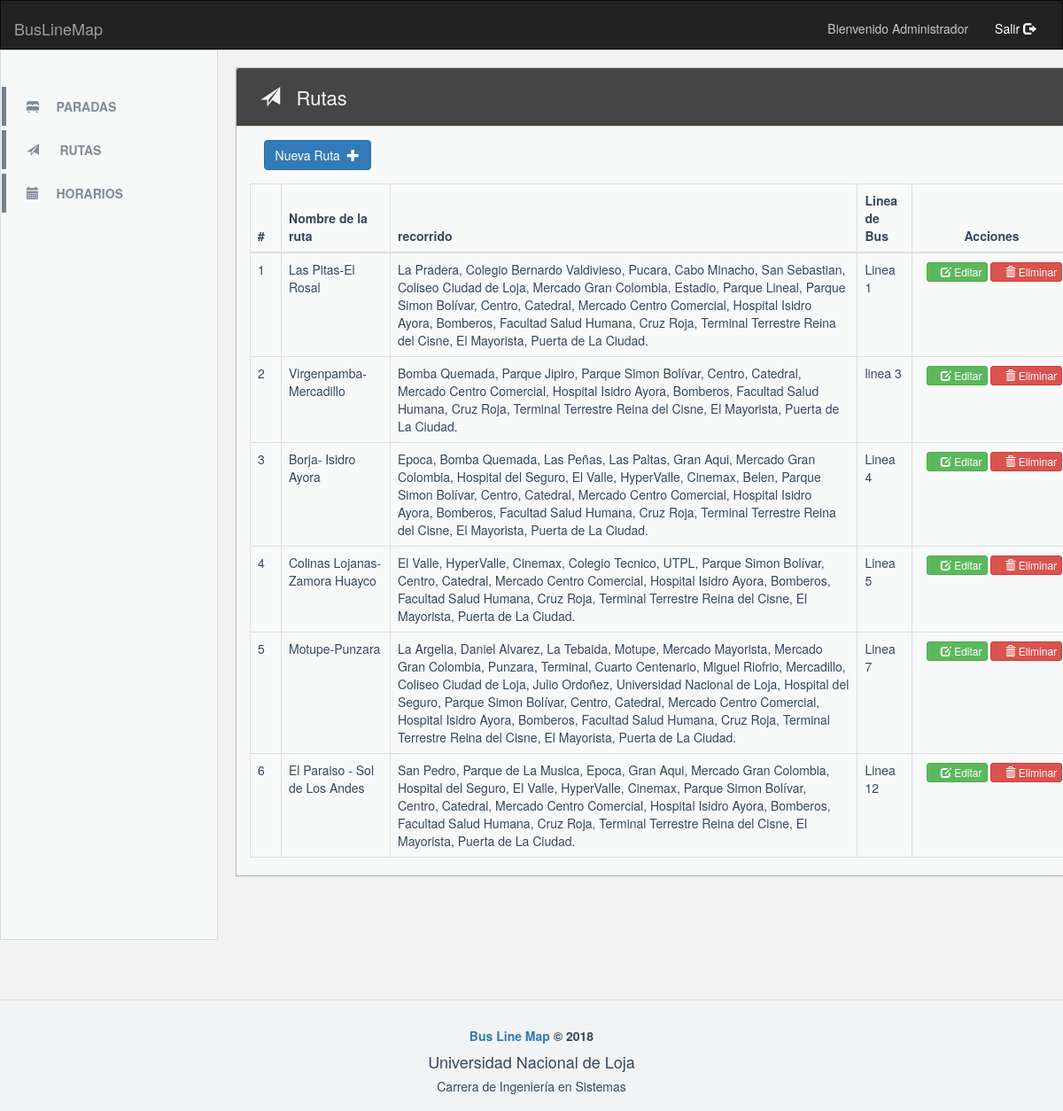
Screenshot of /administrador/verRutas.php (signed in) with the database file from the repository.
### tables this page shows
CREATE TABLE `rutas` (
  `id_ruta` int(11) NOT NULL,
  `nombreRuta` varchar(300) DEFAULT NULL,
  `incioRuta` varchar(245) DEFAULT NULL,
  `finRuta` varchar(245) DEFAULT NULL,
  `primerTurno` varchar(45) DEFAULT NULL,
  `ultimoTurno` varchar(45) DEFAULT NULL,
  `recorrido` varchar(1000) DEFAULT NULL,
  `id_lineasdeBuses` int(11) NOT NULL
);

CREATE TABLE `lineasdebuses` (
  `id_lineadeBuses` int(11) NOT NULL,
  `nombreLineaBus` varchar(400) NOT NULL,
  `denotacion` varchar(445) DEFAULT NULL,
  `descripcion` varchar(45) DEFAULT NULL,
  `numeroConsultas` int(100) NOT NULL
);

### administrador/verRutas.php (the view, shortened to what this page needs)
<?php
$path = $_SERVER['DOCUMENT_ROOT'];
require_once '' . $path . '/blimp/administrador/php/database/databaseConnect.php';
?>
<html>
    <head>
        <link rel="stylesheet" href="boostrap/css/bootstrap.min.css">
        <link rel="stylesheet" href="boostrap/css/stilos.css">
        <link rel="stylesheet" href="boostrap/css/bootstrap-responsive.min.css">
    </head>
    <body>
        <nav class="navbar navbar-inverse">
            <div class="container-fluid">
                <div class="navbar-header">
                    <a class="navbar-brand" href="home.php">BusLineMap</a>
                </div>
                <div class="collapse navbar-collapse" id="bs-example-navbar-collapse-1">
                    <nav class="nav navbar-nav navbar-right">
                        <p style="color: #C5C7CD;" class="navbar-text">Bienvenido Administrador</p>
                        <p style="color: white;" class="navbar-text">Salir  <a href="php/logout.php"><span style="color: white;" class="glyphicon glyphicon-log-out" aria-hidden="true"></span></a></p>
                    </nav>
                </div>
            </div>
        </nav>
        <nav class="mostrar" id="bs">
            <ul class="menu">
                <li ><b><a id="Paradas" href= "home.php"style="cursor: pointer;" ><span class="glyphicon glyphicon-bed"></span>&nbsp;&nbsp;&nbsp;&nbsp;&nbsp;Paradas </a></b></li>
                <li><b><a  href="verRutas.php" style="cursor: pointer;" id="rutas"> <span class="glyphicon glyphicon glyphicon-send"></span> &nbsp;&nbsp;&nbsp;&nbsp;&nbsp;Rutas</a></b></li>
                <li><b><a href="verhorarios.php"><span class="glyphicon glyphicon-calendar"></span>&nbsp;&nbsp;&nbsp;&nbsp;&nbsp;horarios </a></b></li>
            </ul>
        </nav>
        <div class="seccionRecargar" id="seccionRecargar" name="seccionRecargar">
            <div class="panel panel-success" style="background-color: #f8f9f9;">
                <div class="panel-heading" style=" background-color:  #454545 ; color: #f5f5f5;">
                    <h4 class="headingParadas">&nbsp;&nbsp;<span class="glyphicon glyphicon-send"></span>&nbsp;&nbsp;&nbsp;Rutas</h4>
                </div>
                <div class="panel-body">
                    &nbsp;&nbsp;&nbsp;&nbsp;<button type="button" class="btn btn-primary" data-toggle="modal" data-target="#myModalRutas"
                                                    onclick="nuevaRuta();">Nueva Ruta&nbsp;&nbsp;<span class="glyphicon glyphicon-plus"></span></button>
                </div>
                <div class="container-fluid">
                    <div class="table-responsive">
                        <table class="table table-bordered table-hover" >
                            <thead class="tablaParadas">
                                <tr>
                                    <th style="width: 35px;">#</th>
                                    <th>Nombre de la ruta</th>
                                    <th >recorrido</th>
                                    <th >Linea de Bus</th>
                                    <th style="width: 180px; text-align: center;">Acciones</th>
                                </tr>
                            </thead>
                            <tbody>
                            <form role="form" name="formListCbLanguage" method="post" action="verRutas.php">
                                <?php
                                try {
                                    $resultado = mysqli_query($con, "SELECT * FROM rutas LEFT JOIN lineasdebuses ON rutas.id_lineasdeBuses = lineasdebuses.id_lineadeBuses");
                                    while ($rutas = $resultado->fetch_array()) {
                                        echo"<tr>";
                                        echo "<td>" . $rutas['id_ruta'] . "</td>";
                                        echo "<td>" . $rutas['nombreRuta'] . "</td>";
                                        echo "<td>" . $rutas['recorrido'] . "</td>";
                                        echo "<td>" . $rutas['nombreLineaBus'] . "</td>";
                                        echo"<td>";
                                        echo " <a class='btn btn-success btn-xs' href='form_editRutas.php?id_ruta=" . $rutas["id_ruta"] . "' id='editarRutas.'" . $rutas["id_ruta"] . "''  name='" . $rutas["id_ruta"] . "' style='cursor: pointer;text-decoration:none;'
                                >&nbsp;&nbsp;&nbsp;<span class='glyphicon glyphicon-edit'></span>
                                Editar</a>";
                                        echo" <a class='btn btn-danger btn-xs' id='deleteRuta' href='form_deleteRuta.php?id_ruta=" . $rutas["id_ruta"] . "' name='" . $rutas["id_ruta"] . "' style='cursor: pointer;text-decoration:none;' title='Eliminar'
                                >&nbsp;&nbsp;&nbsp;<span class='glyphicon glyphicon-trash'></span>
                                Eliminar</a>";
                                        echo"</td>";
                                        echo"</tr> ";
                                    }
                                } catch (Exception $exception) {
                                    echo 'Error hacer la consulta: ' . $exception;
                                }
                                ?>
                            </form>
                            </tbody>
                        </table>
                    </div>
                </div>
            </div>
        </div>
        <br>
    </body>
    <?php include'' . $path . '/blimp/administrador/php/footer.php'; ?>

### administrador/boostrap/css/stilos.css (style rules this page uses)
body { background-color: #F2F2F2; margin: 0 auto 0px; border-radius: 1px; color: #5d6d7e ; }
.navbar-inverse { position: relative; border-radius: 0px; color:#F5E9DC; z-index: 29; padding-top: .4em; height: 4em; -webkit-box-shadow: 7px 1px 2px -4px rgba(107,107,107,1); -moz-box-shadow: 7px 1px 2px -4px rgba(107,107,107,1); box-shadow: 7px 1px 2px -4px rgba(107,107,107,1); }
.panel-success { background-color: #f8f9f9; border-color: #B2BABB ; border-radius: 0px; }
.headingParadas { font-size: 22; }
.table-bordered { font-size: 14px; color:#34495E; }
.menu { position: absolute; display: inline-block; list-style: none; line-height: 44px; padding-left: 1px; padding-top: 2.9em; margin: -19px auto ; width: 17.4em; margin-left: 1px; height: 80%; background-color: #f7f9f9 ; z-index: 30; outline: 1px solid #d7dbdd ; }
.menu a { display: block; color: #808b96 ; text-decoration:none; text-transform: uppercase; --webkit-transition: all .2s; -o-transition: all .2s; transition: all .2s; width: 100%; }
.menu li { box-shadow: 5px 0 rgba( 86, 101, 115,.8)inset; margin-bottom: 5px; padding-left: 2em; --webkit-transition: all .2s; -o-transition: all .2s; transition: all .2s; }
.seccionRecargar { position: relative; background-color: #F2F2F2; width: 80%; margin-left:19em; }

### rows the page displays
rutas: id_ruta "1", nombreRuta "Las Pitas-El Rosal", recorrido "La Pradera, Colegio Bernardo Valdivieso, Pucara, Cabo Minacho, San Sebastian, Coliseo Ciudad de Loja, Mercado Gran Colombia, Estadio, Parque Lineal, Parque Simon Bolívar, Centro, Catedral, Mercado Centro Comercial, Hospital Isidro Ayora, Bomberos, Facultad Salud Humana, Cruz Roja, Terminal Terrestre Reina del Cisne, El Mayorista, Puerta de La Ciudad.", id_lineasdeBuses.nombreLineaBus "Linea 1"
rutas: id_ruta "2", nombreRuta "Virgenpamba- Mercadillo", recorrido "Bomba Quemada, Parque Jipiro, Parque Simon Bolívar, Centro, Catedral, Mercado Centro Comercial, Hospital Isidro Ayora, Bomberos, Facultad Salud Humana, Cruz Roja, Terminal Terrestre Reina del Cisne, El Mayorista, Puerta de La Ciudad.", id_lineasdeBuses.nombreLineaBus "linea 3"
rutas: id_ruta "3", nombreRuta "Borja- Isidro Ayora", recorrido "Epoca, Bomba Quemada, Las Peñas, Las Paltas, Gran Aqui, Mercado Gran Colombia, Hospital del Seguro, El Valle, HyperValle, Cinemax, Belen, Parque Simon Bolívar, Centro, Catedral, Mercado Centro Comercial, Hospital Isidro Ayora, Bomberos, Facultad Salud Humana, Cruz Roja, Terminal Terrestre Reina del Cisne, El Mayorista, Puerta de La Ciudad.", id_lineasdeBuses.nombreLineaBus "Linea 4"
rutas: id_ruta "4", nombreRuta "Colinas Lojanas-Zamora Huayco", recorrido "El Valle, HyperValle, Cinemax, Colegio Tecnico, UTPL, Parque Simon Bolívar, Centro, Catedral, Mercado Centro Comercial, Hospital Isidro Ayora, Bomberos, Facultad Salud Humana, Cruz Roja, Terminal Terrestre Reina del Cisne, El Mayorista, Puerta de La Ciudad.", id_lineasdeBuses.nombreLineaBus "Linea 5"
rutas: id_ruta "5", nombreRuta "Motupe-Punzara", recorrido "La Argelia, Daniel Alvarez, La Tebaida, Motupe, Mercado Mayorista, Mercado Gran Colombia, Punzara, Terminal, Cuarto Centenario, Miguel Riofrio, Mercadillo, Coliseo Ciudad de Loja, Julio Ordoñez, Universidad Nacional de Loja, Hospital del Seguro, Parque Simon Bolívar, Centro, Catedral, Mercado Centro Comercial, Hospital Isidro Ayora, Bomberos, Facultad Salud Humana, Cruz Roja, Terminal Terrestre Reina del Cisne, El Mayorista, Puerta de La Ciudad.", id_lineasdeBuses.nombreLineaBus "Linea 7"
rutas: id_ruta "6", nombreRuta "El Paraiso - Sol de Los Andes", recorrido "San Pedro, Parque de La Musica, Epoca, Gran Aqui, Mercado Gran Colombia, Hospital del Seguro, El Valle, HyperValle, Cinemax, Parque Simon Bolívar, Centro, Catedral, Mercado Centro Comercial, Hospital Isidro Ayora, Bomberos, Facultad Salud Humana, Cruz Roja, Terminal Terrestre Reina del Cisne, El Mayorista, Puerta de La Ciudad.", id_lineasdeBuses.nombreLineaBus "Linea 12"
